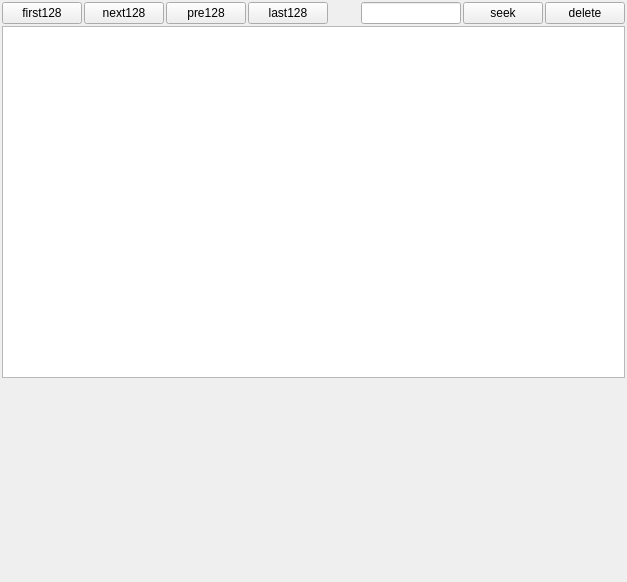
<?xml version="1.0" encoding="UTF-8"?>
<ui version="4.0">
 <class>HistoryTickForm</class>
 <widget class="QWidget" name="HistoryTickForm">
  <property name="geometry">
   <rect>
    <x>0</x>
    <y>0</y>
    <width>627</width>
    <height>582</height>
   </rect>
  </property>
  <property name="windowTitle">
   <string>Form</string>
  </property>
  <layout class="QVBoxLayout" name="verticalLayout">
   <property name="spacing">
    <number>2</number>
   </property>
   <property name="leftMargin">
    <number>2</number>
   </property>
   <property name="topMargin">
    <number>2</number>
   </property>
   <property name="rightMargin">
    <number>2</number>
   </property>
   <property name="bottomMargin">
    <number>2</number>
   </property>
   <item>
    <layout class="QHBoxLayout" name="horizontalLayout">
     <item>
      <widget class="QPushButton" name="first128">
       <property name="text">
        <string>first128</string>
       </property>
      </widget>
     </item>
     <item>
      <widget class="QPushButton" name="next128">
       <property name="text">
        <string>next128</string>
       </property>
      </widget>
     </item>
     <item>
      <widget class="QPushButton" name="pre128">
       <property name="text">
        <string>pre128</string>
       </property>
      </widget>
     </item>
     <item>
      <widget class="QPushButton" name="last128">
       <property name="text">
        <string>last128</string>
       </property>
      </widget>
     </item>
     <item>
      <spacer name="spacer">
       <property name="orientation">
        <enum>Qt::Horizontal</enum>
       </property>
       <property name="sizeHint" stdset="0">
        <size>
         <width>40</width>
         <height>20</height>
        </size>
       </property>
      </spacer>
     </item>
     <item>
      <widget class="QLineEdit" name="lineEdit">
       <property name="placeholderText">
        <string/>
       </property>
      </widget>
     </item>
     <item>
      <widget class="QPushButton" name="seekButton">
       <property name="text">
        <string>seek</string>
       </property>
      </widget>
     </item>
     <item>
      <widget class="QPushButton" name="delButton">
       <property name="text">
        <string>delete</string>
       </property>
      </widget>
     </item>
    </layout>
   </item>
   <item>
    <widget class="QTableWidget" name="tableWidget"/>
   </item>
   <item>
    <widget class="QCustomPlot" name="tickPlot" native="true">
     <property name="minimumSize">
      <size>
       <width>0</width>
       <height>200</height>
      </size>
     </property>
     <property name="maximumSize">
      <size>
       <width>16777215</width>
       <height>200</height>
      </size>
     </property>
    </widget>
   </item>
  </layout>
 </widget>
 <customwidgets>
  <customwidget>
   <class>QCustomPlot</class>
   <extends>QWidget</extends>
   <header>qcustomplot.h</header>
   <container>1</container>
  </customwidget>
 </customwidgets>
 <resources/>
 <connections/>
</ui>
